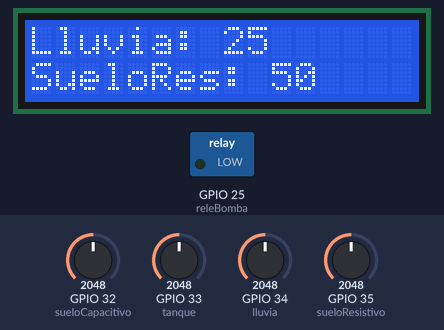
Bench run of a program on a simulated ESP32. Shown: 16×2 character LCD, switched loads named in the program (green lamp = pin HIGH). Inputs (shaded band) come from the test bench; at power-on: GPIO 34 (lluvia) = 2048, GPIO 33 (tanque) = 2048, GPIO 32 (sueloCapacitivo) = 2048, GPIO 35 (sueloResistivo) = 2048. What the program prints to the serial monitor is not drawn.

Above: at 3.2 s.
3.3 s: GPIO 34 (lluvia) set to 867
At 10.5 s:
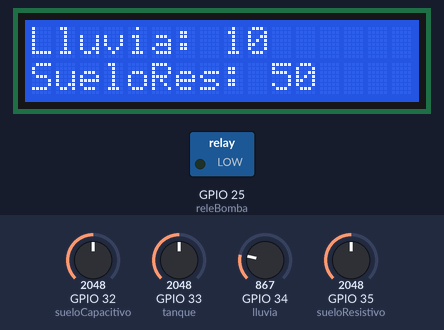
15.7 s: GPIO 34 (lluvia) set to 786
At 23.7 s:
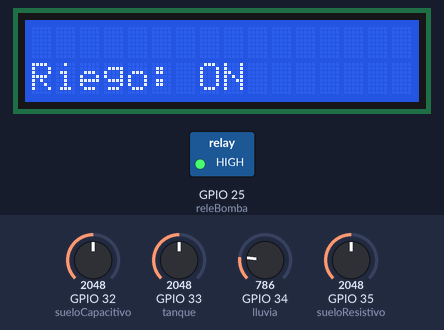
29.5 s: GPIO 33 (tanque) set to 1936
At 37.1 s:
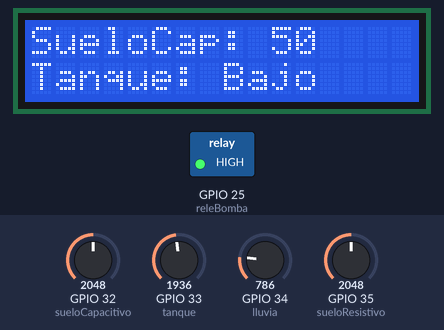
40.0 s: GPIO 33 (tanque) set to 3540
At 45.6 s:
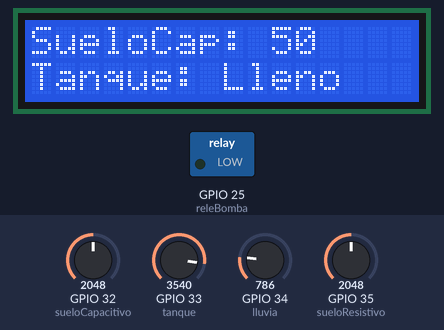
53.8 s: GPIO 32 (sueloCapacitivo) set to 2121
At 63.5 s:
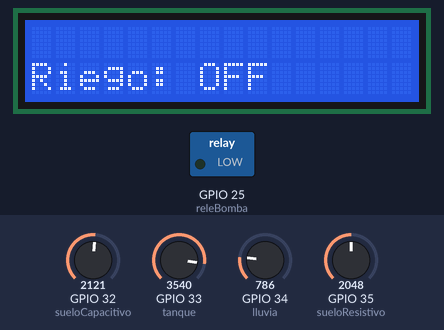
64.3 s: GPIO 35 (sueloResistivo) set to 2866
At 67.3 s:
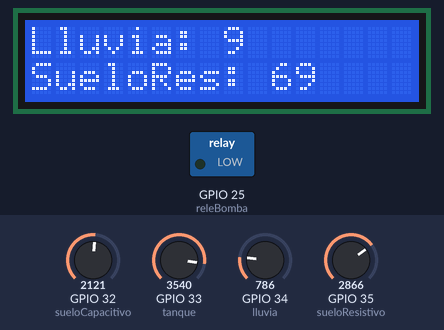
Timing chart, 0 to 68.8 s (numbered marks = the images above; inputs shaded):
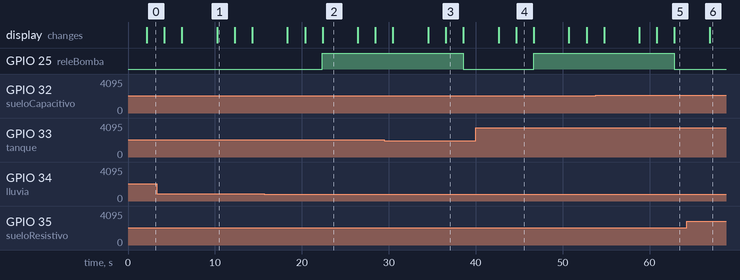

The program:

main.cpp
```cpp
#include <Arduino.h>
#include <Wire.h>
#include <LiquidCrystal_I2C.h>

// Configuramos la pantalla LCD (dirección y tamaño 16x2)
LiquidCrystal_I2C pantalla(0x27, 16, 2);

// Pines de los potenciómetros (simuladores de sensores)
int lluvia = 34;             // Simula el sensor de lluvia
int sueloResistivo = 35;     // Simula el sensor resistivo de humedad del suelo
int sueloCapacitivo = 32;    // Simula el sensor capacitivo de humedad del suelo
int tanque = 33;             // Simula el nivel del tanque

// Salida del relé para controlar la bomba
int releBomba = 25;

// Umbrales para activar el riego | Usamos valores comparados a los valores YA mapeados, no analogicos.
// El tanque mantenemos la comparacion en valor analogico.
int umbralLluvia = 10;           // Valor para detectar lluvia en mm
int umbralSueloResistivo = 30;   // Valor para el suelo resistivo en %
int umbralSueloCapacitivo = 51;  // Valor para el suelo capacitivo en %
int umbralTanqueBajo = 1000;       // Valor mínimo para tanque "bajo"
int umbralTanqueMedio = 2000;      // Valor mínimo para tanque "medio"
int umbralTanqueLleno = 3500;      // Valor para tanque "lleno"

void setup() {
  // Iniciar la pantalla LCD y el Monitor Serial
  pantalla.init();
  pantalla.backlight();

  pinMode(releBomba, OUTPUT);
  digitalWrite(releBomba, LOW);  // Apagamos la bomba al inicio

  Serial.begin(9600);

  // Mensaje inicial en la pantalla
  pantalla.setCursor(0, 0);
  pantalla.print("Sistema Riego");
  pantalla.setCursor(0, 1);
  pantalla.print("Iniciando...");
  delay(2000);  // Pausa para que se vea el mensaje
}

void loop() {
  // Leemos los valores de los potenciómetros (sensores simulados)
  int valorLluviaRaw = analogRead(lluvia);
  int valorSueloResistivoRaw = analogRead(sueloResistivo);
  int valorSueloCapacitivoRaw = analogRead(sueloCapacitivo);
  int valorTanque = analogRead(tanque);

  // Convertimos los valores usando map
  int valorLluvia = map(valorLluviaRaw, 0, 4095, 0, 50);  // Mapeo a 0-50 mm
  int valorSueloResistivo = map(valorSueloResistivoRaw, 0, 4095, 0, 100);  // Mapeo a 0-100% humedad
  int valorSueloCapacitivo = map(valorSueloCapacitivoRaw, 0, 4095, 0, 100);  // Mapeo a 0-100% humedad

  // Mostrar en el Monitor Serial los valores mapeados
  Serial.print("Lluvia (mm): ");
  Serial.println(valorLluvia);
  Serial.print("Suelo Resistivo (%): ");
  Serial.println(valorSueloResistivo);
  Serial.print("Suelo Capacitivo (%): ");
  Serial.println(valorSueloCapacitivo);

  // Determinamos el nivel del tanque
  String nivelTanque;

  if (valorTanque >= umbralTanqueLleno) {
    nivelTanque = "Lleno";
  } else if (valorTanque >= umbralTanqueMedio) {
    nivelTanque = "Medio";
  } else {
    nivelTanque = "Bajo";
  }

  Serial.print("Nivel del Tanque: ");
  Serial.println(nivelTanque);

  // Mostrar los valores en la pantalla LCD
  pantalla.clear();
  pantalla.setCursor(0, 0);
  pantalla.print("Lluvia: ");
  pantalla.print(valorLluvia);

  pantalla.setCursor(0, 1);
  pantalla.print("SueloRes: ");
  pantalla.print(valorSueloResistivo);

  delay(2000);  // Pausa para ver el mensaje

  pantalla.clear();
  pantalla.setCursor(0, 0);
  pantalla.print("SueloCap: ");
  pantalla.print(valorSueloCapacitivo);

  pantalla.setCursor(0, 1);
  pantalla.print("Tanque: ");
  pantalla.print(nivelTanque);

    delay(2000);  // Pausa para ver el mensaje

  // Lógica para controlar el riego
  // Si el tanque está en nivel "Bajo", no encender el riego
  if (nivelTanque == "Bajo") {
    digitalWrite(releBomba, LOW);  // Apagar la bomba
    pantalla.clear();
    pantalla.setCursor(0, 1);
    pantalla.print("Riego: OFF    ");
    Serial.println("Riego desactivado");
  } else {
    // Si el tanque está en nivel "Medio" o "Lleno", verificar condiciones de lluvia y humedad
    if ((valorLluvia < umbralLluvia) &&
        (valorSueloResistivo < umbralSueloResistivo || valorSueloCapacitivo < umbralSueloCapacitivo)) {
      digitalWrite(releBomba, HIGH); // Encender la bomba
      pantalla.clear();
      pantalla.setCursor(0, 1);
      pantalla.print("Riego: ON     ");
      Serial.println("Riego activado");
    } else {
      digitalWrite(releBomba, LOW);   // Apagar la bomba
      pantalla.clear();
      pantalla.setCursor(0, 1);
      pantalla.print("Riego: OFF    ");
      Serial.println("Riego desactivado");
    }
  }

  Serial.println("----------------------------");

  delay(4000);  // Pausa antes de la siguiente lectura
}
```

Measured:
- the behaviour switches between 819 and 818 on GPIO 34 (lluvia) (found by bisection; images 1 and 2)
- the behaviour switches between 2000 and 1999 on GPIO 33 (tanque) (found by bisection; images 2 and 3)
- the behaviour switches between 2088 and 2089 on GPIO 32 (sueloCapacitivo) (found by bisection; images 4 and 5)
- after the input at 15.7 s, GPIO 25 (releBomba): LOW → HIGH after 6.7 s
- after the input at 29.5 s, GPIO 25 (releBomba): HIGH → LOW after 9.1 s; the display: first differs from a run without the input after 7.1 s (image 3)
- after the input at 40.0 s, GPIO 25 (releBomba): LOW → HIGH after 6.7 s; the display: first differs from a run without the input after 4.7 s (image 4)
- after the input at 53.8 s, GPIO 25 (releBomba): HIGH → LOW after 9.1 s
